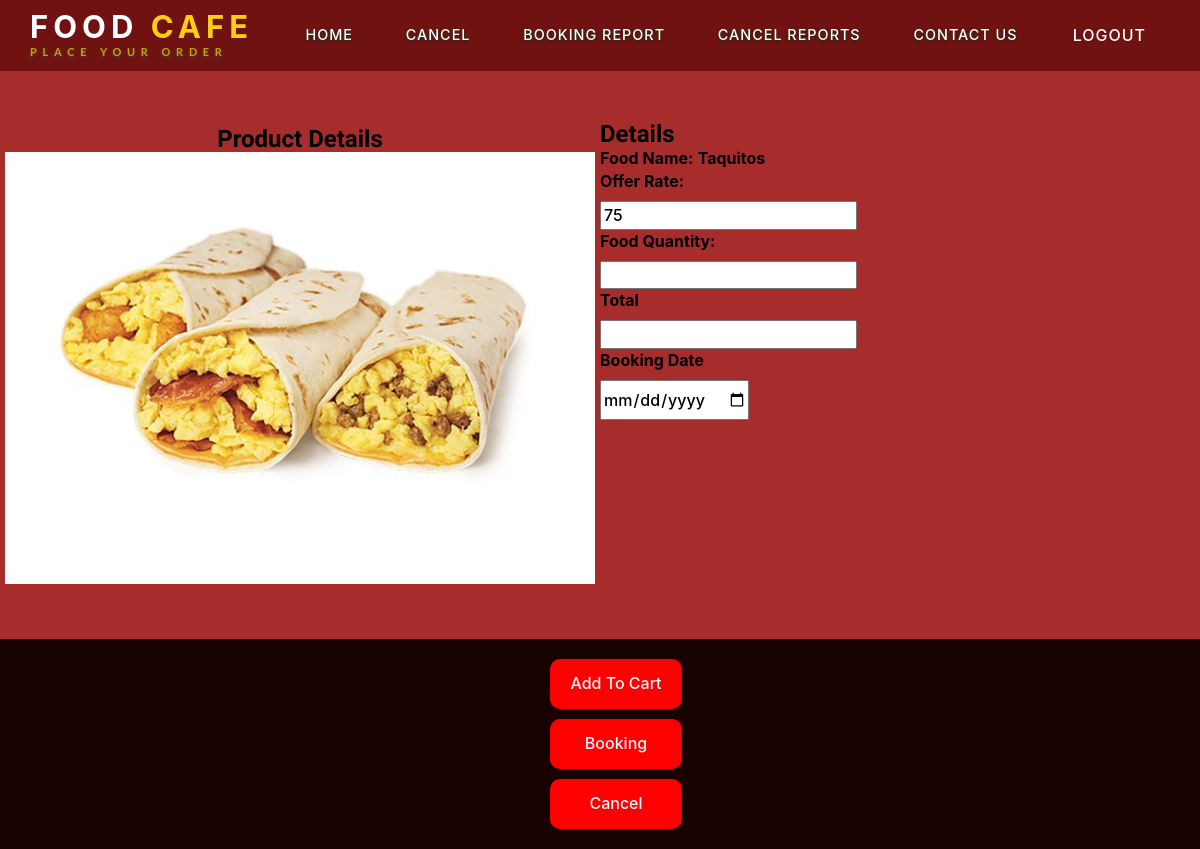
Page /customer/singleitem.php?id=6 on the committed database.
### tables this page shows
CREATE TABLE IF NOT EXISTS `food` (
  `foodid` int(10) NOT NULL AUTO_INCREMENT,
  `foodname` varchar(15) NOT NULL,
  `bookingquantity` int(5) NOT NULL,
  `offerrate` int(5) NOT NULL,
  `totalamount` int(5) NOT NULL,
  `cid` int(5) NOT NULL,
  `fimage` varchar(100) NOT NULL,
  PRIMARY KEY (`foodid`),
  KEY `foreignkey` (`cid`)
);

### classes/DataAccess.class.php (called while the page is built, shortened)
<?php
class DataAccess
{
	private $_con,$_query,$_errors;
	public function __construct()
	{
		if(!$this->_con=mysqli_connect(DB_HOST,DB_USER,DB_PASSWORD,DB_NAME))
		{
			die("connection Error");
		}
	}
	public function query($query)
	{
		if(isset($query))
		{
			$words=explode(' ',$query);
			$this->_query=$query;
			$res=mysqli_query($this->_con,$this->_query);
			if($words[0]=='select' || $words[0]=='Select' || $words[0]=='SELECT')
			{
				if(mysqli_num_rows($res))
				{
					$dataArr=array();
					while($row=mysqli_fetch_assoc($res))
					{
						$dataArr[] = $row;
					}
					return $dataArr;
				}
				else
				{
					return false;
				}
			}
		}
	}
}
?>

### customer/singleitem.php (the view, shortened to what this page needs)
<!DOCTYPE html>
<html lang="en">
<head>
    <link rel="stylesheet" href="ui.css">
</head>
<body>
<?php include("userheader.php");
?>
<?php
$dao=new DataAccess();
?>
<?php	$itid=$_GET['id'];
			 $q="select * from food where foodid=".$itid ;
$info=$dao->query($q);
?>
<form action="" method="POST" enctype="multipart/form-data">
 <div class="upper">
        <div class="upper-left">
            <h3>Product Details</h3>
            <img style="width:300; height:300" src=<?php echo BASE_URL."uploads/".$info[0]["fimage"]; ?> alt=" " class="img-responsive" />
        </div>
        <div class="content">
            <h3>Details</h3>
            <div style="display: block;">
                <label for="name">Food Name:</label>
                <label for="name"><?php echo $info[0]["foodname"]; ?></label><br>
                 <label for="price">Offer Rate:</label><br>
                <input id="price" name="offerrate" type="text" value="<?php echo $info[0]["offerrate"];  ?>" readonly style="margin-top: 8px;"><br>
                <label for="qty">Food Quantity:</label><br>
                <input id="qty" name="qty" type="text" onkeyup="showtotal()" style="margin-top: 8px;"><br>
                <label for="Total">Total</label><br>
                <input id="total" name="total" type="text" readonly style="margin-top: 8px;"><br>
                <label for="">Booking Date</label><br>
                <input id="bookingdate"name="bookingdate" type="date" style="margin-top: 8px;"><br>
            </div>
        </div>
    </div>
    <div class="lower">
        <div class="btn-grp">
                <button class="buttons" name="btn_insert" id="btn-1">Add To Cart</button>
                <button class="buttons" id="btn-2">Booking</button>
                <button class="buttons" id="btn-3">Cancel
                </button>
        </div>
    </div>
    </form>
</body>
</html>

### customer/ui.css (style rules this page uses)
* { margin: 0; font-family: -apple-system, BlinkMacSystemFont, 'Segoe UI', Roboto, Oxygen, Ubuntu, Cantarell, 'Open Sans', 'Helvetica Neue', sans-serif; }
body { width: 100%; }
.upper { display: inline-block; height: 50%; width: 100%; background:rgb(167 45 45); color: rgb(0, 0, 0); padding-top: 50px; padding-bottom: 50px; }
.buttons { display: block; width: 20%; border: 0; border-radius: 10px; background-color: red; color: aliceblue; height: 50px; transition: .3s; margin: 10px; }
.btn-grp { margin-left:45%; }
.lower { display: inline-block; padding: 10px 0 10px 0; height: 50%; width: 100%; background: #180202; color: aliceblue; text-align: center; }
.upper-left { float: left; width: 50%; height: inherit; text-align: center; padding: 5px; }

### customer/assets/css/chocolat.css (style rules this page uses)
body { margin:0; padding:0; }

### customer/assets/css/easy-responsive-tabs.css (style rules this page uses)
body { margin: 0px; padding: 0px; background: #f5f5f5; font-weight: 500; }

### customer/assets/css/style.css (style rules this page uses)
html, body { margin:0; font-size: 100%; font-family: 'Lato', sans-serif; background: #fff; }
h1,h2,h3,h4,h5,h6 { margin:0; font-family: 'Federo', sans-serif; font-weight: 600; }
label { margin:0; }

### rows in the picture
food: fimage (picture), foodname "Taquitos", offerrate "75"
